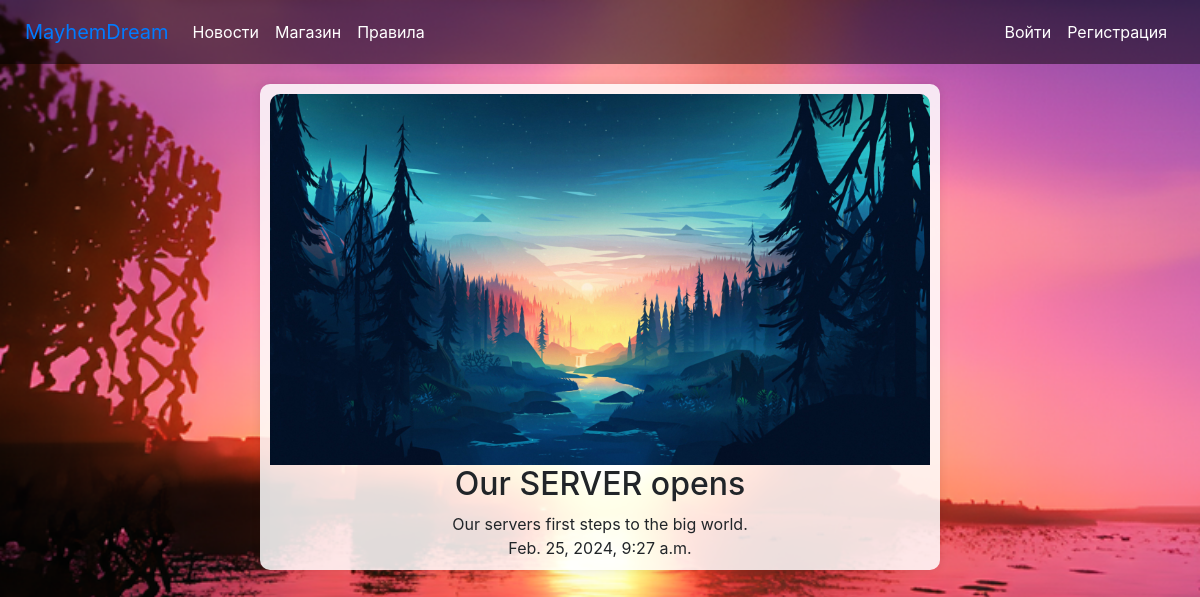
Page /news/ on the committed database.
### main/models.py (models this page shows, shortened)
class News(models.Model):
    title = models.CharField(max_length=200)
    content = models.TextField()
    pub_date = models.DateTimeField(auto_now_add=True)
    image = models.ImageField(upload_to='news_images', null=True, blank=True)

### main/views.py (the view)
# urls.py: path('news/', views.NewsListView.as_view(), name='news_list'),
class NewsListView(ListView):
    model = News
    template_name = 'main/news.html'
    context_object_name = 'news_list'

### main/templates/main/news.html (shortened to what this page needs)
{% extends 'layouts/navbar.html' %}
{% block content %}
<div class="content">
  {% for news in news_list %}
      <div class="news">
        {% if news.image %}
          <img src="{{ news.image.url }}" alt="News Image">
        {% else %}
          No image to this post
        {% endif %}
        <h2>{{ news.title }}</h2>
        <p>{{ news.content }}</p>
        <p>{{ news.pub_date }}</p>
      </div>
    {% endfor %}
</div>
{% endblock %}

### static/css/styles.css (style rules this page uses)
body { margin: 0; padding: 0; background-size: cover; background-position: center; background-repeat: repeat-y; background-attachment: fixed; height: 100%; }
.content { padding: 20px; max-width: 60%; display: block; margin: 0 auto; }
.news { margin-bottom: 20px; padding: 10px; background-color: rgba(255, 255, 255, 0.85); border-radius: 10px; box-shadow: 0 0 10px rgba(0, 0, 0, 0.1); }
.news img { max-width: 100%; height: auto; border-radius: 10px 10px 0 0; display: block; margin: 0 auto; }
.news h2 { margin-top: 0; text-align: center; }
.news p { margin-bottom: 0; text-align: center; }

### rows in the picture
News: image (picture), title "Our SERVER opens", content "Our servers first steps to the big world.", pub_date "Feb. 25, 2024, 9:27 a.m."
